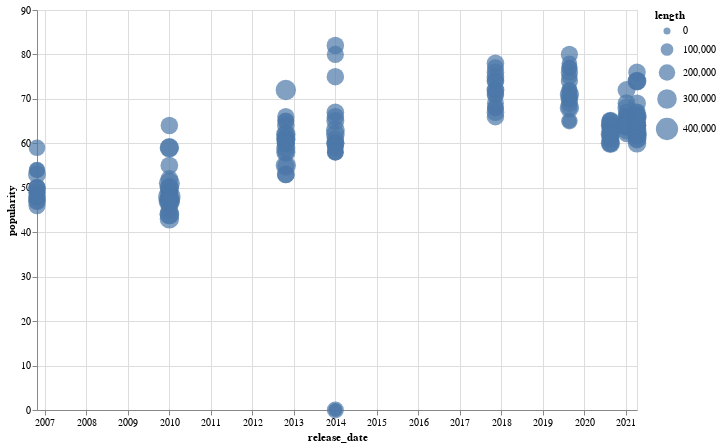

Notebook code cell kept with this figure:
### Code cell
import altair as alt
import pandas as pd

# Load the data
df = pd.read_csv('spotify_taylorswift.csv')

# Convert the release_date column to a date type
df['release_date'] = pd.to_datetime(df['release_date'])

# Define the scatter plot
scatter = alt.Chart(df).mark_circle().encode(
    x='release_date:T',
    y='popularity:Q',
    size=alt.Size('length:Q', scale=alt.Scale(range=[50, 500])),
    tooltip=['name', 'album', 'artist', 'release_date', 'length', 'popularity']
).properties(
    width=600,
    height=400
)

# Add a trend line
trend = scatter.transform_regression(
    'release_date', 'popularity', method='poly', order=1
).mark_line(color='red')

# Show the chart
scatter + trend

### Figure 1 — Vega-Lite specification as saved in the notebook (floating-point values rounded to 4 significant figures; data arrays with more than 128 entries replaced by an {"elided": "..."} marker saying what was removed)
{"config": {"view": {"continuousWidth": 400, "continuousHeight": 300}}, "layer": [{"mark": "circle", "encoding": {"size": {"field": "length", "scale": {"range": [50, 500]}, "type": "quantitative"}, "tooltip": [{"field": "name", "type": "nominal"}, {"field": "album", "type": "nominal"}, {"field": "artist", "type": "nominal"}, {"field": "release_date", "type": "temporal"}, {"field": "length", "type": "quantitative"}, {"field": "popularity", "type": "quantitative"}], "x": {"field": "release_date", "type": "temporal"}, "y": {"field": "popularity", "type": "quantitative"}}, "height": 400, "width": 600}, {"mark": {"type": "line", "color": "red"}, "encoding": {"size": {"field": "length", "scale": {"range": [50, 500]}, "type": "quantitative"}, "tooltip": [{"field": "name", "type": "nominal"}, {"field": "album", "type": "nominal"}, {"field": "artist", "type": "nominal"}, {"field": "release_date", "type": "temporal"}, {"field": "length", "type": "quantitative"}, {"field": "popularity", "type": "quantitative"}], "x": {"field": "release_date", "type": "temporal"}, "y": {"field": "popularity", "type": "quantitative"}}, "height": 400, "transform": [{"on": "release_date", "regression": "popularity", "method": "poly", "order": 1}], "width": 600}], "data": {"name": "data-c9ead897bdb699c050cf6a1ae28fb38e"}, "$schema": "https://vega.github.io/schema/vega-lite/v4.17.0.json", "datasets": {"data-c9ead897bdb699c050cf6a1ae28fb38e": {"elided": "171 records"}}}
